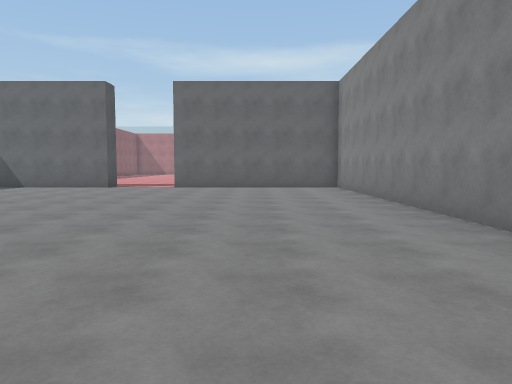
[1] (above)

22 first-person views from a walk through a scene from a Unity 3-D project. The camera is 1.4 m above the floor, tilts 4° down and sees 70° across. The floor is counted in squares, 2 m on a side. Each view is taken from the middle of a square. On the plan, view 1 faces up. The plan holds only what a view shows up to about 11 squares ahead; the rest is blank. The place goes on beyond the plan. The player is left out.

[2]
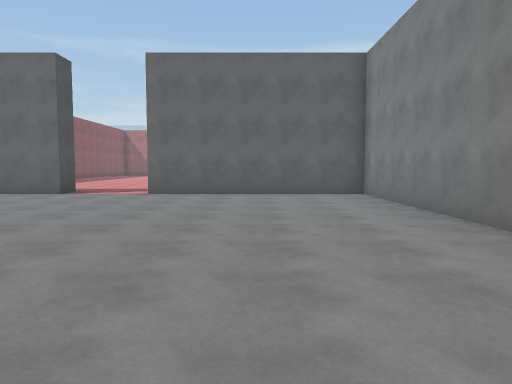

[3]
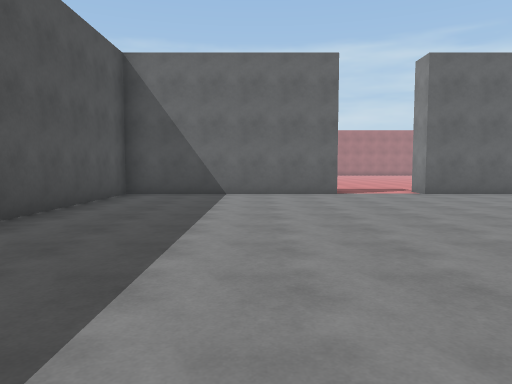

[4]
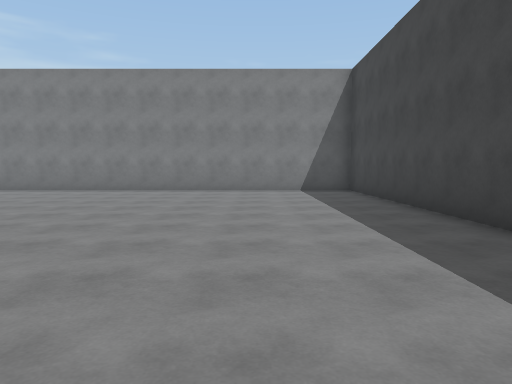

[5]
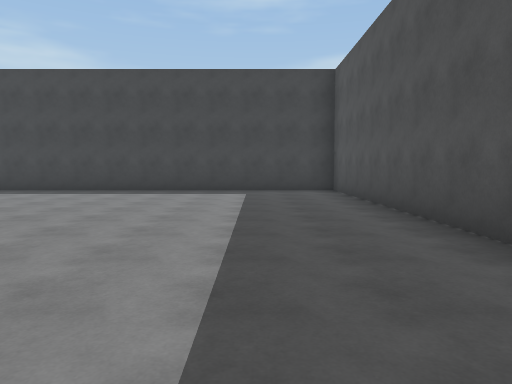

[6]
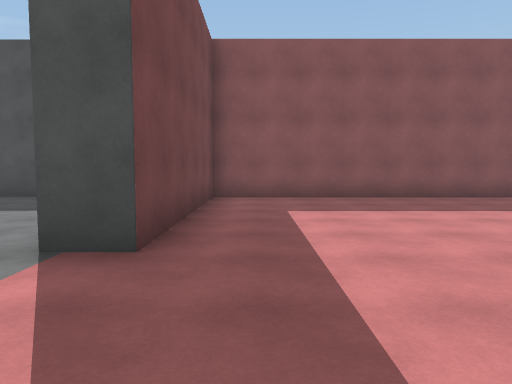

[7]
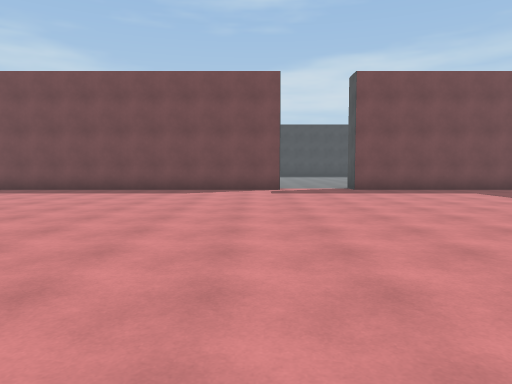

[8]
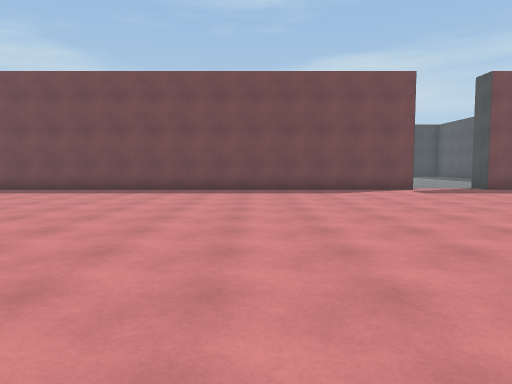

[9]
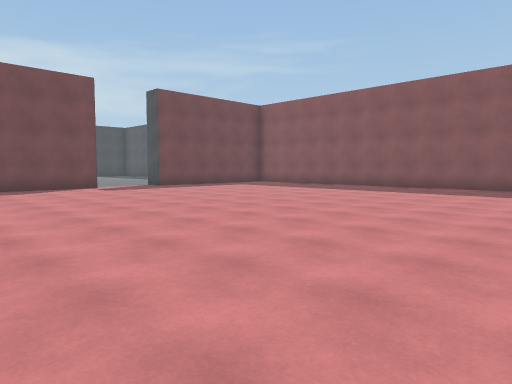

[10]
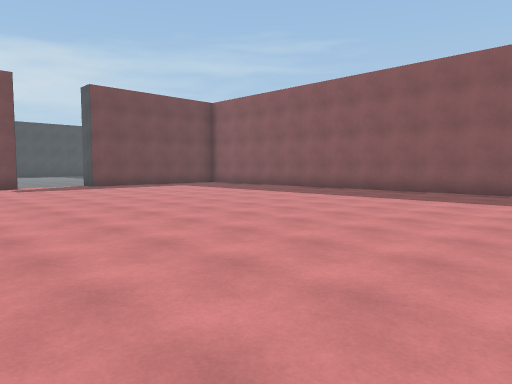

[11]
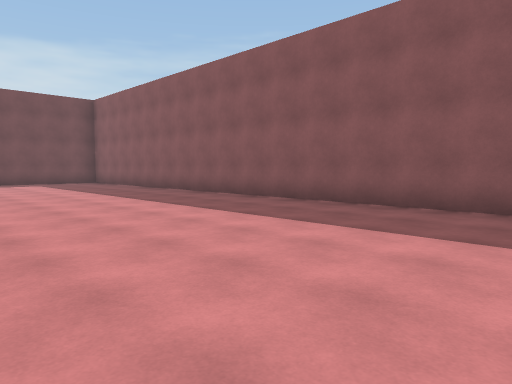

[12]
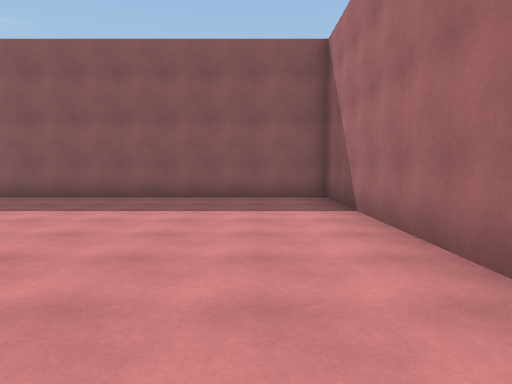

[13]
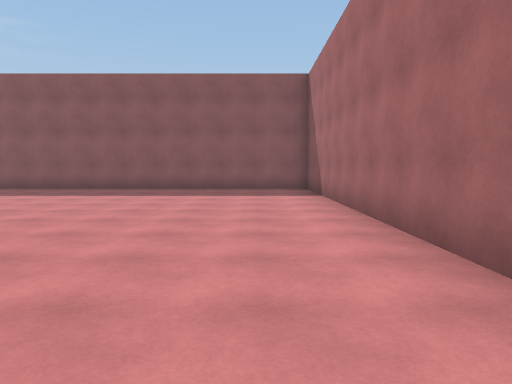

[14]
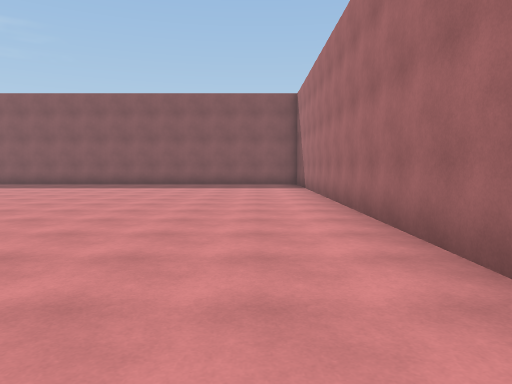

[15]
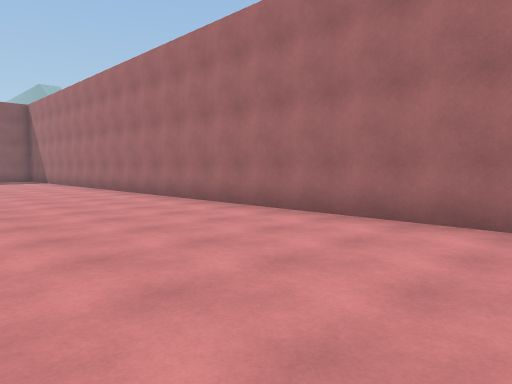

[16]
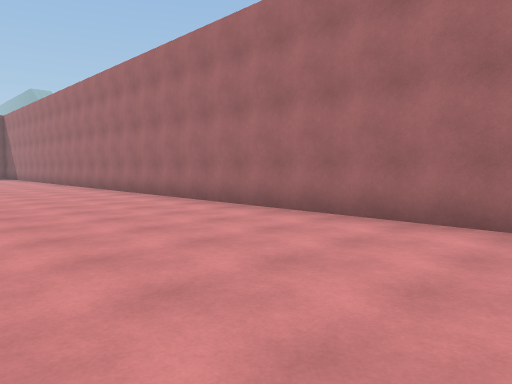

[17]
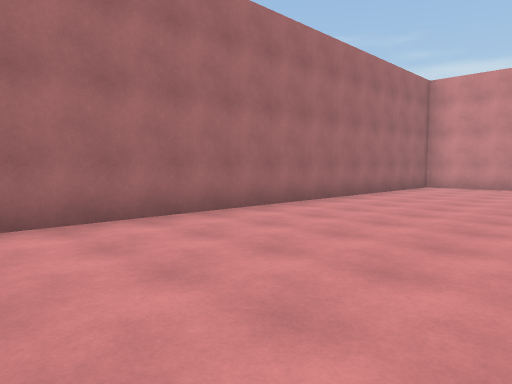

[18]
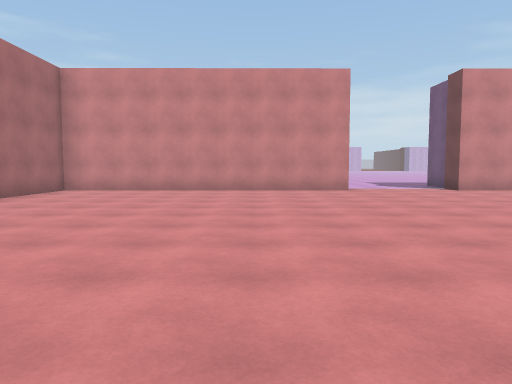

[19]
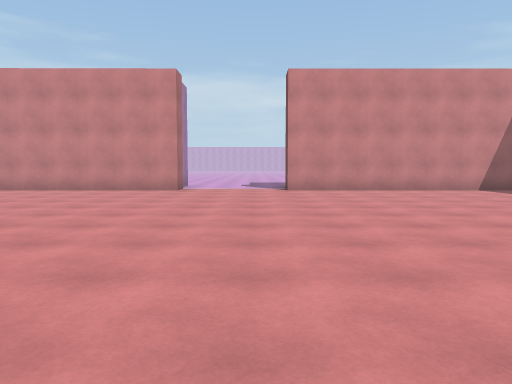

[20]
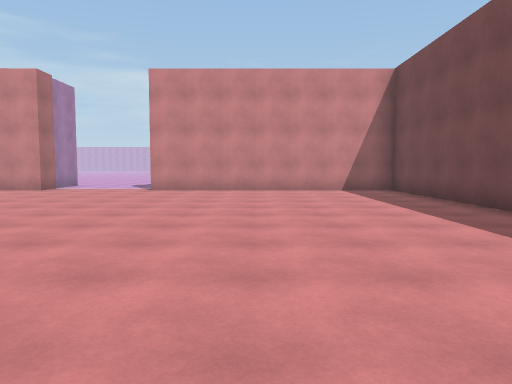

[21]
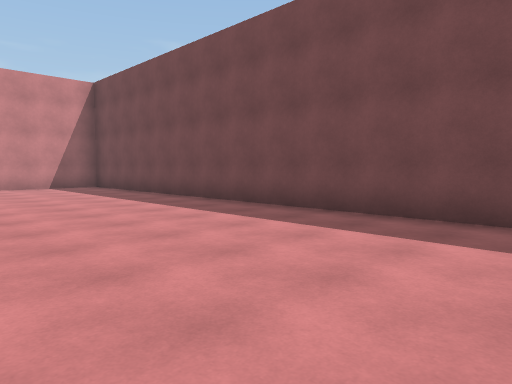

[22]
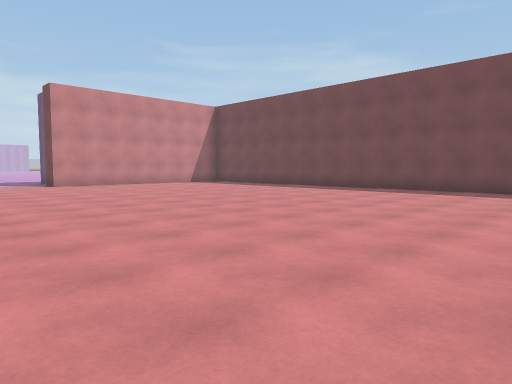

### Floor plan
Points are (right, up) in squares from view 1. A wall is a line through its corners. A room is listed if a view was taken in it or the views show most of it. See-through windows are left out.
Room 1 (views 1, 2, 3, 4, 5)
walls: (-4.9, 13) (-4.9, 12.2) (-10.3, 12.2) (-10.3, -0.8) (2.7, -0.8) (2.7, 12.2) (-2.7, 12.2)
ways out: opening at (-3.5, 13) to room 2
Room 2 (views 6, 7, 8, 9, 10, 11, 12, 13, 14, 15, 16, 17, 18, 19, 20, 21, 22)
walls: (-2.7, 12.2) (-2.7, 13) (21.7, 13) (21.7, 20.1) (22.1, 20.1); (21.7, 23.2) (21.7, 31.6) (-10.3, 31.6) (-10.3, 13) (-4.9, 13)
ways out: opening at (-3.5, 13) to room 1

Positions as (right, up) in squares from view 1, and headings:
1: (0, 0), facing up
2: (0, 3), facing up
3: (-7, 3), facing up
4: (-8, 2), facing right
5: (-8, 10), facing down
6: (-2, 14), facing left
7: (-2, 24), facing down
8: (2, 24), facing down
9: (2, 25), facing down-left
10: (0, 26), facing down-left
11: (-4, 29), facing down-left
12: (-2, 30), facing left
13: (1, 30), facing left
14: (4, 30), facing left
15: (9, 27), facing up-left
16: (14, 27), facing up-left
17: (9, 27), facing up-right
18: (11, 26), facing right
19: (11, 21), facing right
20: (11, 17), facing right
21: (9, 18), facing down-right
22: (8, 24), facing down-right
